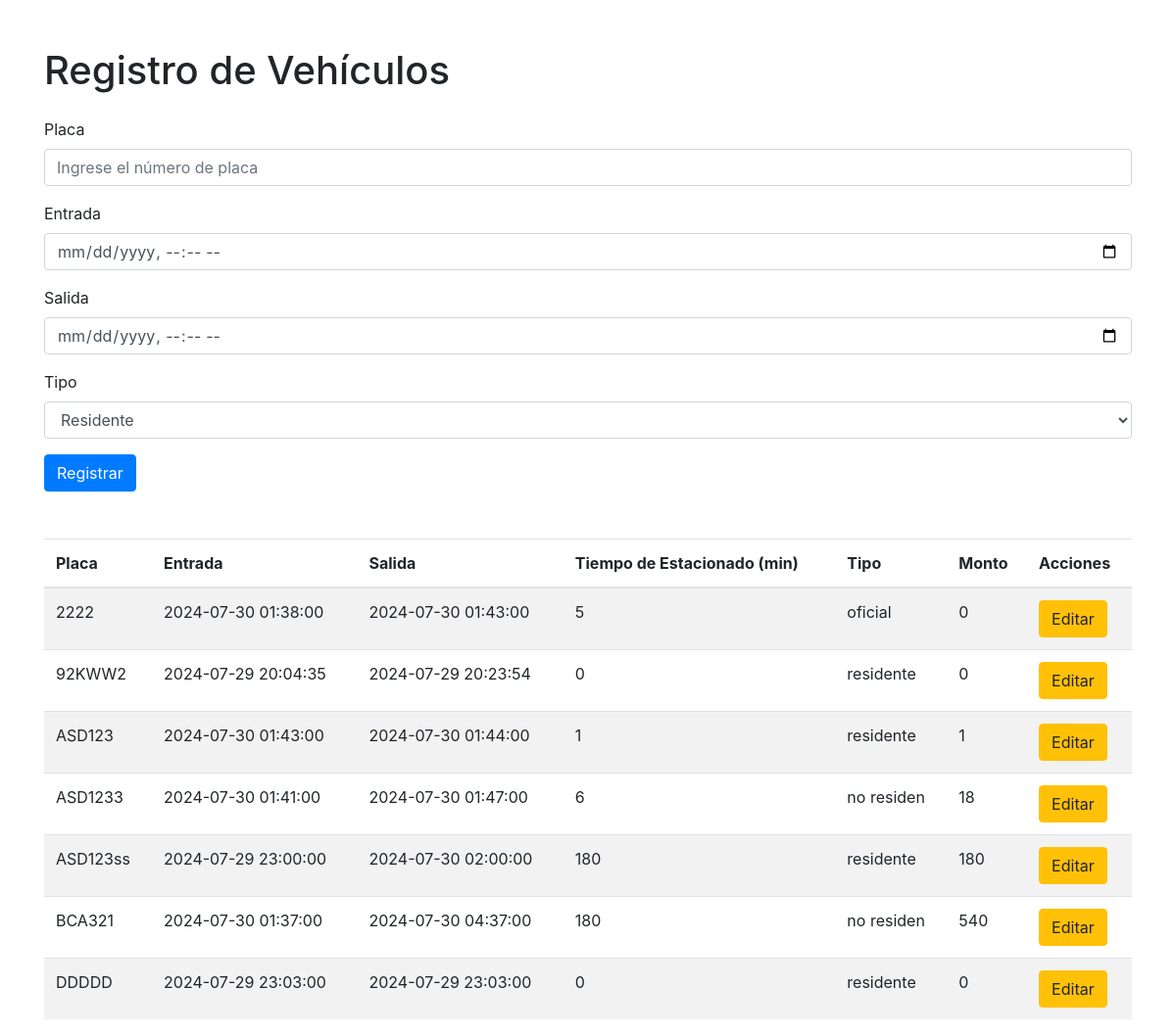
The page / on the database its author committed.
### tables this page shows
CREATE TABLE `parkagenda` (
  `num_placa` varchar(8) NOT NULL,
  `entrada` timestamp NOT NULL DEFAULT current_timestamp() ON UPDATE current_timestamp(),
  `salida` timestamp NOT NULL DEFAULT current_timestamp(),
  `tiempo` int(10) NOT NULL,
  `tipo` varchar(10) NOT NULL,
  `monto` int(5) DEFAULT NULL
);

### Controller/C_verDatos.php (called while the page is built)
<?php
require('Model/Conexion.php');
$con = new Conexion();
$agenda = $con->getAgenda();
require('Views/V_verDatos.php');
?>

### index.php (called while the page is built)
<?php
    require('Controller/C_verDatos.php');
?>

### Model/Conexion.php (called while the page is built, shortened)
<?php
class Conexion{
    private $con;
    public function __construct()
    {
        $this->con = new mysqli('localhost', 'root', '', 'controlParking');
    }
    public function getAgenda(){
        $query = $this->con->query('SELECT num_placa, entrada, salida, tiempo, tipo, monto FROM parkagenda');
        $retorno = [];
        $i = 0;
        while($fila = $query->fetch_assoc()){
            $retorno[$i] = $fila;
            $i++;
        }
        return $retorno;
    }
}
?>

### Views/V_verDatos.php (the view, shortened to what this page needs)
<!DOCTYPE html>
<html lang="en">
<head>
    <link rel="stylesheet" href="https://stackpath.bootstrapcdn.com/bootstrap/4.5.2/css/bootstrap.min.css">
    <link rel="stylesheet" href="https://cdn.datatables.net/1.10.21/css/jquery.dataTables.min.css">
    <link rel="stylesheet" href="https://cdn.datatables.net/buttons/1.7.1/css/buttons.dataTables.min.css">
</head>
<body>
    <div class="container mt-5">
        <h1 class="mb-4">Registro de Vehículos</h1>
        <form action="./Controller/C_guardarDatos.php" method="POST">
            <div class="form-group">
                <label for="placa">Placa</label>
                <input type="text" class="form-control" id="placa" name="placa" placeholder="Ingrese el número de placa" required>
            </div>
            <div class="form-group">
                <label for="entrada">Entrada</label>
                <input type="datetime-local" class="form-control" id="entrada" name="entrada" required>
            </div>
            <div class="form-group">
                <label for="salida">Salida</label>
                <input type="datetime-local" class="form-control" id="salida" name="salida" required>
            </div>
            <div class="form-group">
                <label for="tipo">Tipo</label>
                <select class="form-control" id="tipo" name="tipo">
                    <option value="residente">Residente</option>
                </select>
            </div>
            <button type="submit" class="btn btn-primary">Registrar</button>
        </form>
        <table id="registroTable" class="table table-striped mt-5" >
            <thead>
                <tr>
                    <th>Placa</th>
                    <th>Entrada</th>
                    <th>Salida</th>
                    <th>Tiempo de Estacionado (min)</th>
                    <th>Tipo</th>
                    <th>Monto</th>
                    <th>Acciones</th>
                </tr>
            </thead>
            <tbody>
                <?php
                    foreach ($agenda as $reg) {
                        echo "<tr>";
                        echo "<td>". $reg['num_placa'] ."</td>";
                        echo "<td>". $reg['entrada'] ."</td>";
                        echo "<td>". $reg['salida'] ."</td>";
                        echo "<td>". $reg['tiempo'] ."</td>";
                        echo "<td>". $reg['tipo'] ."</td>";
                        echo "<td>". $reg['monto'] ."</td>";
                        echo "<td><a href='./Controller/C_consultarDatos.php?placa=".$reg['num_placa']."' class='btn btn-warning'>Editar</a></td>";
                        echo "</tr>";
                    }
                ?>
            </tbody>
        </table>
    </div>
</body>
</html>

### rows shown on the page
parkagenda: num_placa "2222", entrada "2024-07-30 01:38:00", salida "2024-07-30 01:43:00", tiempo "5", tipo "oficial", monto "0"
parkagenda: num_placa "92KWW2", entrada "2024-07-29 20:04:35", salida "2024-07-29 20:23:54", tiempo "0", tipo "residente", monto "0"
parkagenda: num_placa "ASD123", entrada "2024-07-30 01:43:00", salida "2024-07-30 01:44:00", tiempo "1", tipo "residente", monto "1"
parkagenda: num_placa "ASD1233", entrada "2024-07-30 01:41:00", salida "2024-07-30 01:47:00", tiempo "6", tipo "no residen", monto "18"
parkagenda: num_placa "ASD123ss", entrada "2024-07-29 23:00:00", salida "2024-07-30 02:00:00", tiempo "180", tipo "residente", monto "180"
parkagenda: num_placa "BCA321", entrada "2024-07-30 01:37:00", salida "2024-07-30 04:37:00", tiempo "180", tipo "no residen", monto "540"
parkagenda: num_placa "DDDDD", entrada "2024-07-29 23:03:00", salida "2024-07-29 23:03:00", tiempo "0", tipo "residente", monto "0"
